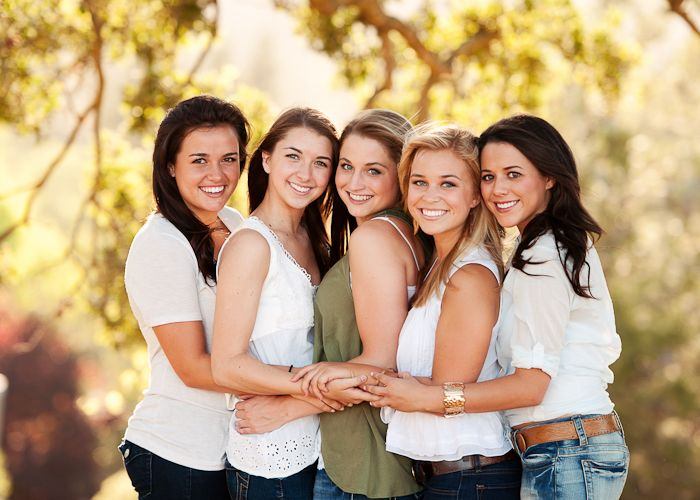
#> input picture Face_detection/grp_img.jpg, 700 x 500 px, found by its file name
$ jupyter execute face_detection.ipynb   (shell and % lines are left out)   (text cells are left out)
#> lines starting #> are read from the running program, lines starting #| are printed output that depends on the picture; after the words box and inside, x2 and y2 are one past the last pixel; in counts of white or black regions, pixels touching at a corner belong together
[cell 1]
import cv2 as cv
import numpy as np
import matplotlib.pyplot as plt

[cell 2]
face_cascade=cv.CascadeClassifier('/home/sreenal/AI/Opencv/Face_detection/haarcascade_frontalface_default.xml')

[cell 3]
img = cv.imread("/home/sreenal/AI/Opencv/Face_detection/grp_img.jpg") # Convert it into Greyscale
#> img is the input picture: shape (500, 700, 3); mean B, G, R 126.4, 160.8, 187.3
gray = cv.cvtColor(img,cv.COLOR_BGR2GRAY)
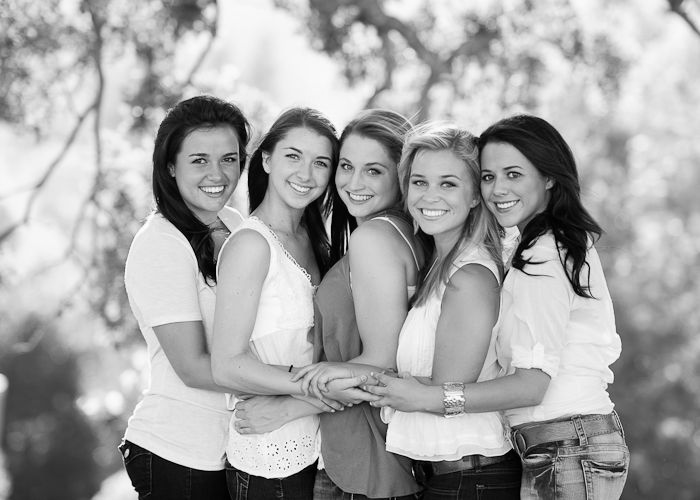
#> gray: shape (500, 700); min 0, max 255, mean 164.8

[cell 4]
faces=face_cascade.detectMultiScale(gray,1.1,4)
#> faces = [[326, 142, 70, 70], [171, 129, 80, 80], [269, 132, 71, 71], [470, 147, 74, 74], [395, 153, 78, 78], [113, 344, 65, 65]]

[cell 5]
faces
#> Out has the same summary as faces

[cell 6]
for (x,y,w,h) in faces:
    cv.rectangle(img,(x,y),(x+w,y+h),(0,255,0),2)
#> this loop made 6 passes
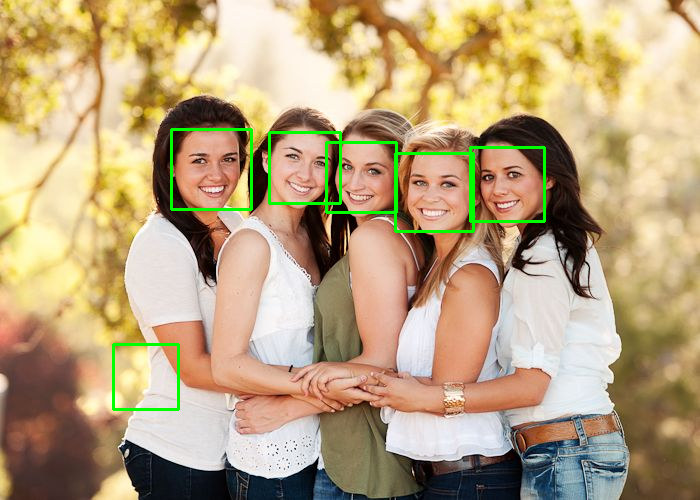
#> img: shape (500, 700, 3); 1.45% of pixels changed, all inside (x1, y1, x2, y2) = (112, 128, 546, 411)
cv.imshow('Group',img)
cv.waitKey(0)
cv.destroyAllWindows()

[cell 7]
# Load the cascade
face_cascade = cv.CascadeClassifier('haarcascade_frontalface_default.xml')

# To capture video from webcam
cap = cv.VideoCapture(0)
# To use a video as input
#cap = cv.VideoCapture('filename.mp4')

while True:
    # read the frame
    _, img = cap.read()
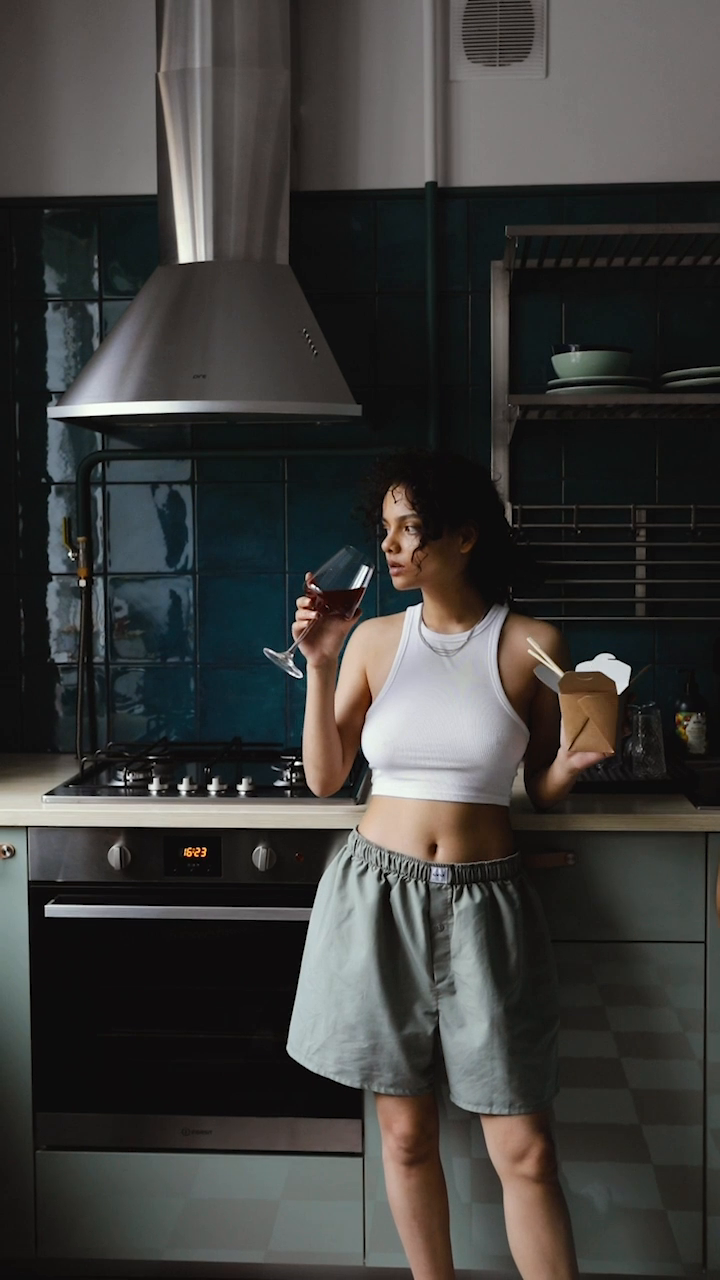
#> input picture frame 12 of Face_detection/vdo.mp4, 720 x 1280 px, given in place of the camera
#> img is the input picture: shape (1280, 720, 3); mean B, G, R 59.4, 61.4, 61.9

    # Convert it into Greyscale
    gray = cv.cvtColor(img,cv.COLOR_BGR2GRAY)
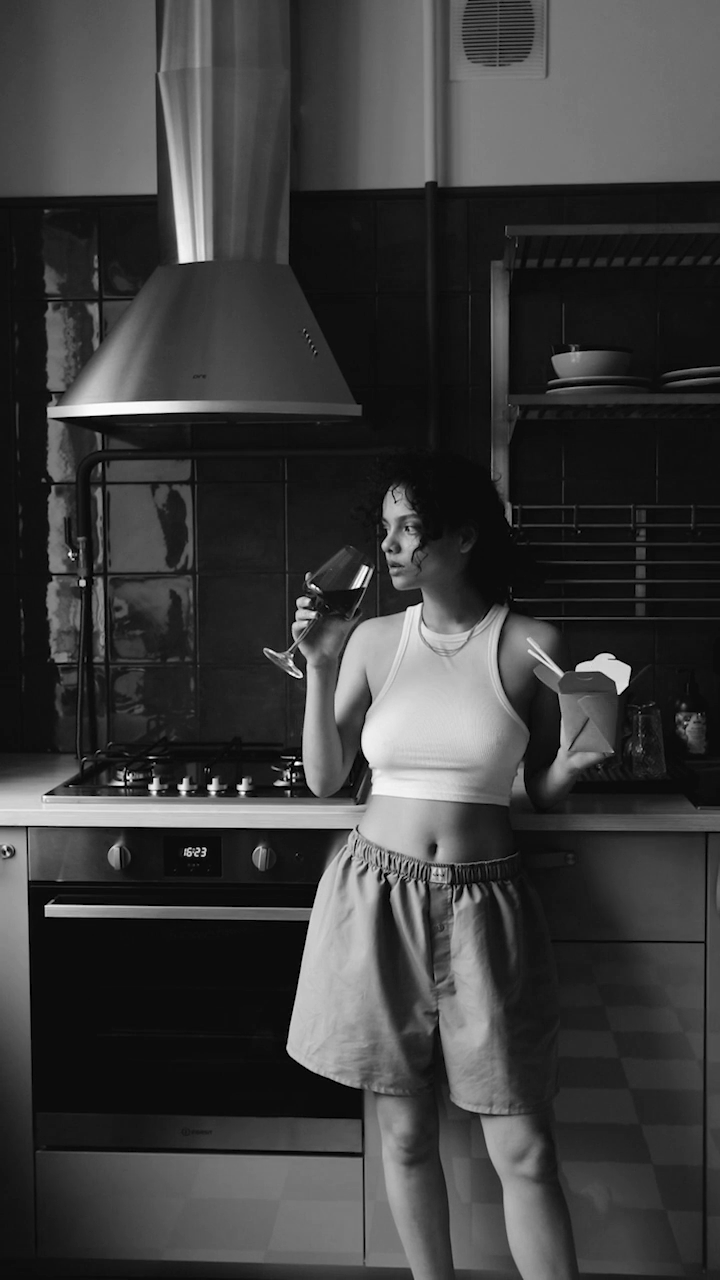
#> gray: shape (1280, 720); min 0, max 255, mean 61.2

    # Detect faces
    faces = face_cascade.detectMultiScale(gray,1.1,4)
#> faces = [[352, 498, 78, 78], [87, 542, 100, 100]]

    for (x,y,w,h) in faces:
        cv.rectangle(img,(x,y),(x+w,y+h),(0,0,255),2)
#> this loop made 2 passes
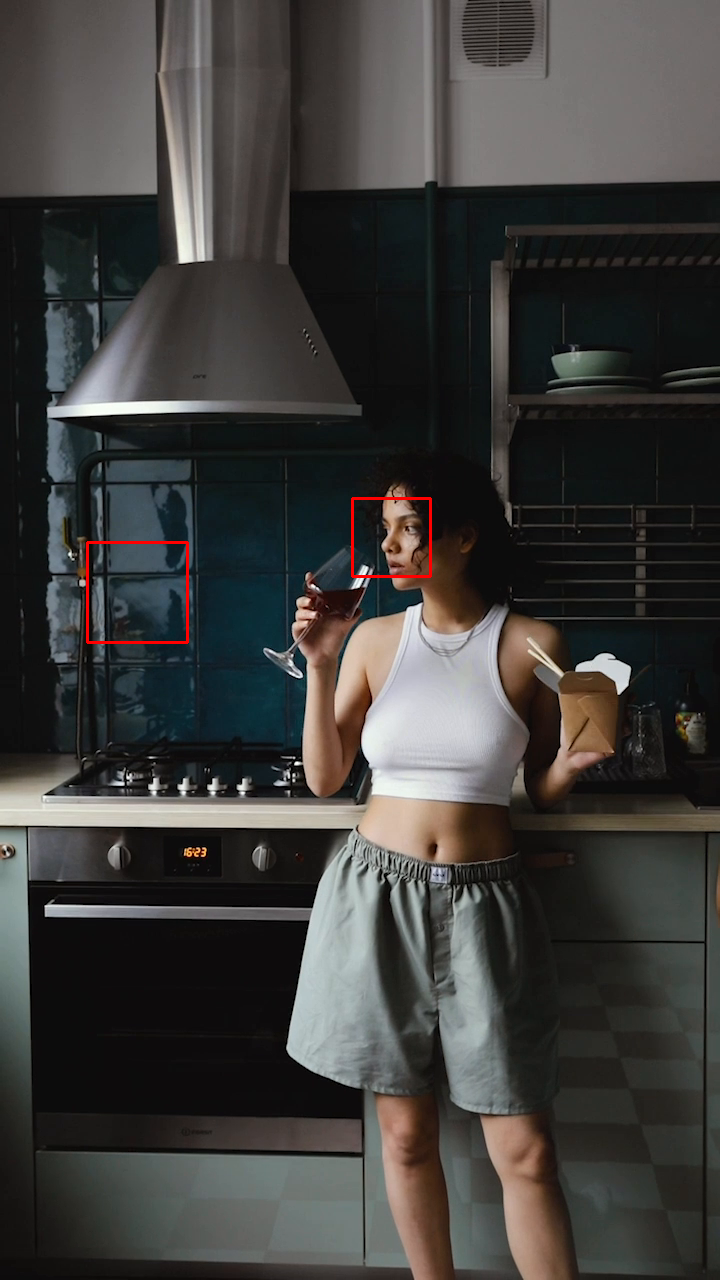
#> img: shape (1280, 720, 3); 0.23% of pixels changed, all inside (x1, y1, x2, y2) = (86, 497, 432, 644)

    # Diaplay the image
    cv.imshow('img',img)

    # stop if escape key is pressed
    k = cv.waitKey(30) &  0xff
#> (key Esc is pressed here)
    if k==27:
        break

# Release the video capture
cap.release()

[cell 8]
# Load the cascade
face_cascade = cv.CascadeClassifier('haarcascade_frontalface_default.xml')

# To capture video from webcam
cap = cv.VideoCapture('/home/sreenal/AI/Opencv/Face_detection/vdo.mp4')
# To use a video as input
#cap = cv.VideoCapture('filename.mp4')

while True:
    # read the frame
    _, img = cap.read()

    # Convert it into Greyscale
    gray = cv.cvtColor(img,cv.COLOR_BGR2GRAY)

    # Detect faces
    faces = face_cascade.detectMultiScale(gray,1.1,4)

    for (x,y,w,h) in faces:
        cv.rectangle(img,(x,y),(x+w,y+h),(0,0,255),2)

    # Diaplay the image
    cv.imshow('img',img)

    # stop if escape key is pressed
    k = cv.waitKey(30) &  0xff
#> (key Esc is pressed here)
    if k==27:
        break

# Release the video capture
cap.release()
